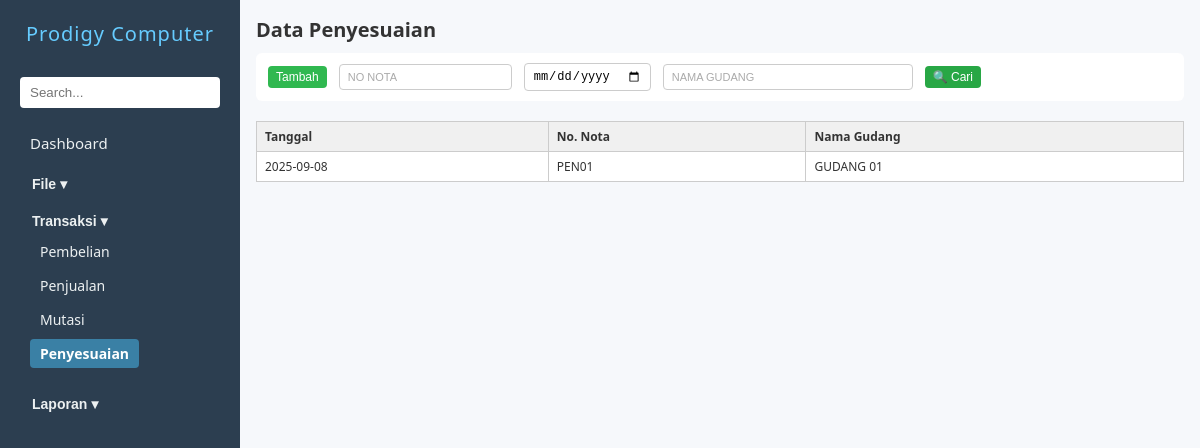
/penyesuaian.php (signed in), run on the app's committed database.
### tables this page shows
CREATE TABLE `zpenyesuaian` (
  `nonota` char(30) DEFAULT NULL,
  `tgl` date DEFAULT NULL,
  `kodegd` char(10) DEFAULT NULL,
  `operator` char(10) DEFAULT '',
  `logtime` timestamp NOT NULL DEFAULT current_timestamp()
);

CREATE TABLE `zgudang` (
  `kodegd` char(20) NOT NULL,
  `namagd` char(50) NOT NULL
);

### penyesuaian.php (the view, shortened to what this page needs)
<?php
include 'koneksi.php';
$query = mysqli_query($conn, "
    SELECT zpenyesuaian.tgl, zpenyesuaian.nonota, zgudang.namagd
    FROM zpenyesuaian
    JOIN zgudang ON zpenyesuaian.kodegd = zgudang.kodegd
    ORDER BY zpenyesuaian.tgl DESC, zpenyesuaian.nonota DESC
    LIMIT 10
");
?>
<!DOCTYPE html>
<html lang="en">
<head>
    <link rel="stylesheet" href="navbar.css" />
    <link rel="stylesheet" href="form.css" />
</head>
<body>
    <?php
    include 'navbar.php';
    $hakUbah   = $aksesEdit['tambah'];?>
    <main>
        <h2>Data Penyesuaian</h2>
        <div class="action-bar">
            <button type="button" class="action-btn tambah" onclick="window.location.href='inputpenyesuaian.php'">Tambah</button>
            <input type="text" id="inputNoNota" placeholder="No Nota" style="text-transform: uppercase;">
            <input type="date" id="inputTgl">
            <input type="text" name="namagd" id="inputNamagd" placeholder="Nama gudang" class="medium-input" style="text-transform: uppercase;">
            <button type="button" class="action-btn cari" onclick="triggerSearch()">🔍 Cari</button>
        </div>
        <div id="tabelHasil" class="form-grid" style="margin-top: 20px;">
            <table class="tabel-hasil">
                <thead>
                    <tr>
                        <th>Tanggal</th>
                        <th>No. Nota</th>
                        <th>Nama Gudang</th>
                    </tr>
                </thead>
                <tbody>
                    <?php while ($row = mysqli_fetch_assoc($query)): ?>
                        <tr onclick="tampilkanKonfirmasiEdit('<?= $row['nonota'] ?>')">
                            <td><?= $row['tgl'] ?></td>
                            <td><?= $row['nonota'] ?></td>
                            <td><?= $row['namagd'] ?></td>
                        </tr>
                    <?php endwhile; ?>
                </tbody>
            </table>
        </div>
    </main>
</body>
</html>

### form.css (style rules this page uses)
* { box-sizing: border-box; margin: 0; padding: 0; }
body { font-family: "Segoe UI", Tahoma, Geneva, Verdana, sans-serif; display: flex; height: 100vh; background: #f6f8fb; color: #333; }
main { padding: 1rem; flex: 1; overflow-y: auto; }
h2 { margin-bottom: 10px; font-size: 20px; }
.tabel-hasil { width: 100%; border-collapse: collapse; font-size: 14px; margin-top: 10px; }
.tabel-hasil th, .tabel-hasil td { border: 1px solid #ccc; padding: 8px 10px; text-align: left; }
.tabel-hasil th { background-color: #f0f0f0; font-weight: bold; }
.medium-input { width: 250px; }
.action-bar { display: flex; flex-wrap: wrap; align-items: center; gap: 8px 12px; margin-bottom: 4px; background-color: #fff; padding: 10px 12px; border-radius: 6px; }
.action-bar input[type="text"], .action-bar input[type="date"], .action-bar select { padding: 5px 8px; font-size: 12px; border: 1px solid #ccc; border-radius: 4px; min-width: 120px; }
.action-bar input[type="text"]::placeholder { font-size: 11px; color: #aaa; }
.action-bar .action-btn { padding: 4px 8px; font-size: 12px; border: none; color: white; border-radius: 4px; cursor: pointer; transition: 0.3s ease; }
.action-bar .action-btn.tambah { background-color: #30b850; }
.action-bar .action-btn.cari { background-color: #28a745; }
.tabel-hasil { width: 100%; border-collapse: collapse; margin-top: 1em; font-size: 12px; border: 1px solid #ccc; }
.tabel-hasil th, .tabel-hasil td { padding: 6px 8px; border: 1px solid #ccc; text-align: left; background-color: #fff; }
.tabel-hasil th { background-color: #f0f0f0; font-weight: bold; color: #333; }

### data on the page
zpenyesuaian: tgl "2025-09-08", nonota "PEN01", zgudang.namagd "GUDANG 01"

### other printed values
$mainmenu "File"
$mainmenu "Transaksi"
$label "Pembelian"
$label "Penjualan"
$label "Mutasi"
$label "Penyesuaian"
$mainmenu "Laporan"
